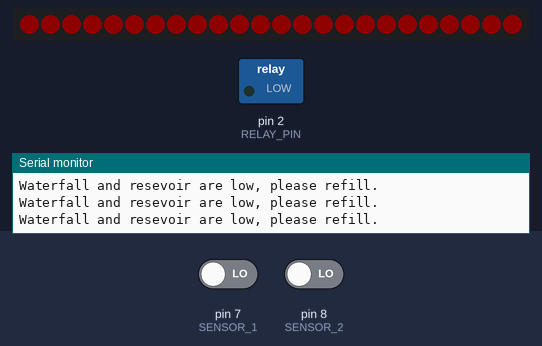
Bench run of a sketch on a simulated Arduino Uno, built with avr-gcc and run on an emulated ATmega328P. Shown: 24 RGB LEDs in strip order, left to right, switched loads named in the sketch (green lamp = pin HIGH), the last lines printed to the serial monitor. The test bench sets the inputs (shaded band); at power-on: pin 8 (SENSOR_2) LOW, pin 7 (SENSOR_1) LOW. Dim RGB values are drawn brighter than linear; colours are those a GRB WS2812 strip shows for the declared byte order.

Above: at 2.1 s.
2.9 s: pin 8 (SENSOR_2) driven HIGH
At 3.02 s:
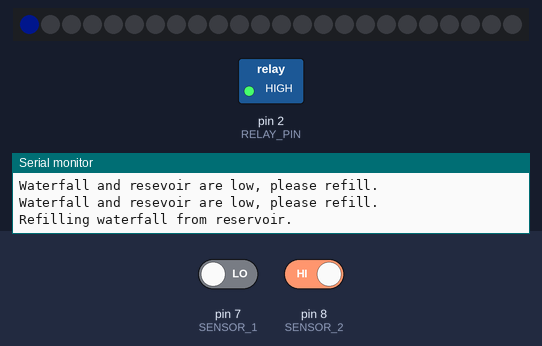
4.7 s: pin 7 (SENSOR_1) driven HIGH
At 7.0 s:
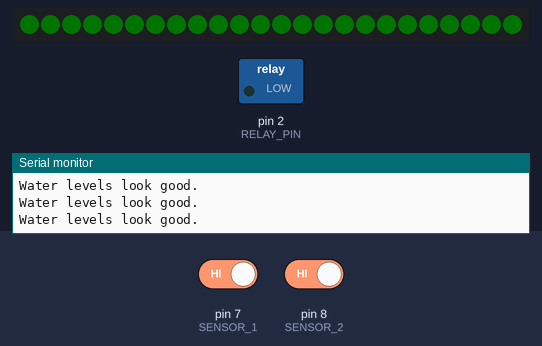
7.6 s: pin 8 (SENSOR_2) driven LOW
At 7.71 s:
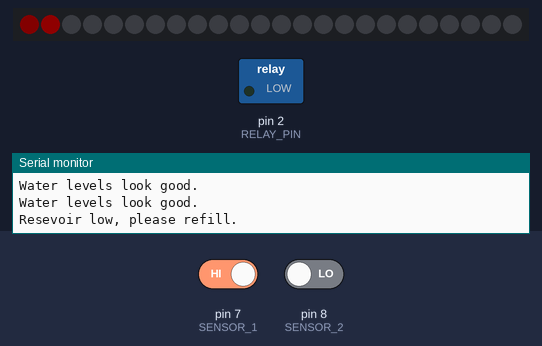
9.3 s: pin 7 (SENSOR_1) driven LOW and pin 8 (SENSOR_2) driven HIGH
At 10.92 s:
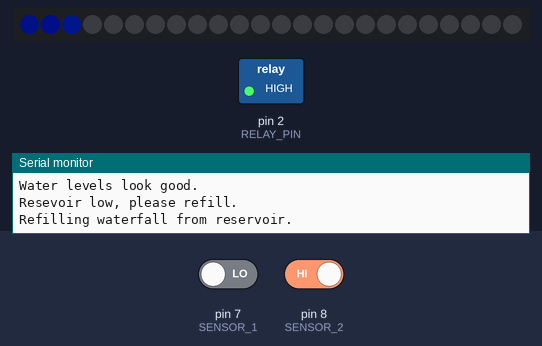
12.2 s: pin 7 (SENSOR_1) driven HIGH
At 12.9 s:
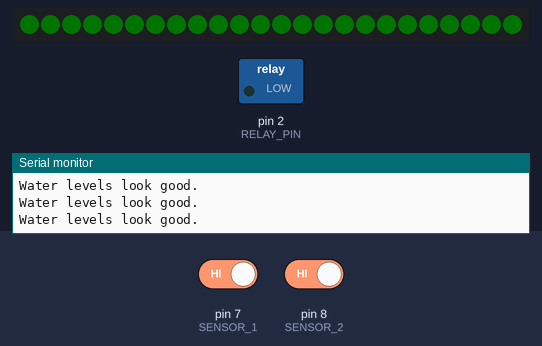
16.3 s: pin 7 (SENSOR_1) driven LOW
At 16.35 s:
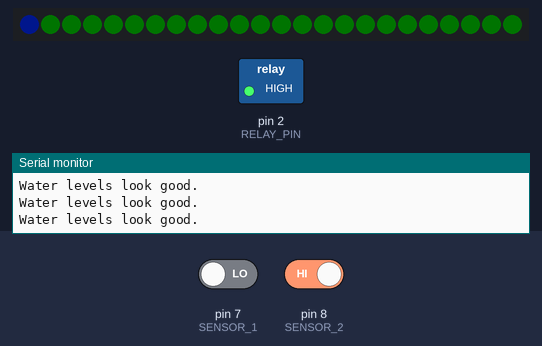
Timing chart, 0 to 18.8 s (numbered marks = the images above; inputs shaded):
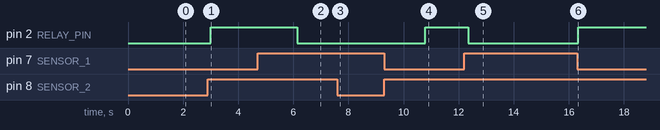

Measured:
- after the input at 2.9 s, pin 2 (RELAY_PIN): LOW → HIGH after 0.11 s; the LEDs: change after 0.11 s (image 1)
- after the input at 4.7 s, pin 2 (RELAY_PIN): HIGH → LOW after 1.4 s; the LEDs: first differ from a run without the input after 1.4 s (image 2)
- after the input at 7.6 s, the LEDs: first change after 0.05 s (image 3 shows a later state)
- after the input at 9.3 s, pin 2 (RELAY_PIN): LOW → HIGH after 1.5 s; the LEDs: first differ from a run without the input after 1.5 s (image 4 shows a later state)
- after the input at 12.2 s, pin 2 (RELAY_PIN): HIGH → LOW after 0.15 s; the LEDs: first differ from a run without the input after 0.15 s (image 5)
- after the input at 16.3 s, pin 2 (RELAY_PIN): LOW → HIGH after 0.05 s; the LEDs: change after 0.05 s (image 6)
- what the display in image 0 shows lasts 0.5 s, from 2.0 s to 2.5 s

The sketch:

waterfall_automation.ino
```cpp
#include <FastLED.h>

#define DATA_PIN    9
#define NUM_LEDS   24
#define BRIGHTNESS 15 // (max = 255)
CRGB leds[NUM_LEDS];

#define DELAYVAL 64

#define SENSOR_1 7
#define SENSOR_2 8
#define RELAY_PIN 2

void setup() {
  Serial.begin(9600);
  pinMode(SENSOR_1,INPUT);
  pinMode(SENSOR_2,INPUT);
  pinMode(RELAY_PIN,OUTPUT);

  FastLED.addLeds<WS2812,DATA_PIN,RGB>(leds,NUM_LEDS);
  FastLED.setBrightness(BRIGHTNESS);
}

void loop() {
  digitalWrite(RELAY_PIN, LOW);
  int waterfall = digitalRead(SENSOR_1);
  int reservoir = digitalRead(SENSOR_2);
  uint8_t green = 0;
  uint8_t orange = 48;
  uint8_t red = 96;
  uint8_t blue = 172;

  if (waterfall == HIGH && reservoir == HIGH) {
    Serial.println("Water levels look good.");
    fill_solid(&(leds[0]), NUM_LEDS, CHSV(green, 255, 64));
    FastLED.show();
  }
  else if (waterfall == LOW && reservoir == HIGH) {
    Serial.println("Refilling waterfall from reservoir.");
    uint32_t counter = 0;
    do {
      counter++;
      digitalWrite(RELAY_PIN, HIGH);
      circle(blue);
      if (counter == 5) { break; }
    } while(sensorLOW(SENSOR_1));
    digitalWrite(RELAY_PIN, LOW);
  }
  else if (waterfall == HIGH && reservoir == LOW) {
    Serial.println("Resevoir low, please refill.");
    pendullum(red);
  }
  else if (waterfall == LOW && reservoir == LOW) {
    Serial.println("Waterfall and resevoir are low, please refill.");
    blink(red);
  }
  else {
    Serial.println("Unknown State");
    blink(orange);
    digitalWrite(RELAY_PIN, LOW);
  }
}

bool sensorLOW(int sensor) {
  switch (digitalRead(sensor)){
    case LOW: return true; break;
    case HIGH: return false; break;
    default: return true;
  }
}

void blink(uint8_t hue) {
  fill_solid(&(leds[0]), NUM_LEDS, CHSV(hue, 255, 255));
  FastLED.show();
  delay(500);
  fill_solid(&(leds[0]), NUM_LEDS, CRGB::Black);
  FastLED.show();
  delay(500);
}

void circle(uint8_t hue) {
  uint8_t scale = 196;
  for ( int i = 0; i < NUM_LEDS; i++) {
      leds[i] = CHSV(hue, 255, 255);
      FastLED.show();
      fadeall(scale);
      delay(DELAYVAL);
    }
}

void pendullum(uint8_t hue) {
  uint8_t scale = 100;
  for(int i = 0; i < NUM_LEDS; i++) {
    leds[i] = CHSV(hue, 255, 255);
    FastLED.show();
    fadeall(scale);
    delay(DELAYVAL);
  }
  for(int i = (NUM_LEDS)-1; i >= 0; i--) {
    leds[i] = CHSV(hue, 255, 255);
    FastLED.show();
    fadeall(scale);
    delay(DELAYVAL);
  }
}

void fadeall(uint8_t scale) { for(int i = 0; i < NUM_LEDS; i++) { leds[i].nscale8(scale); } }
```
